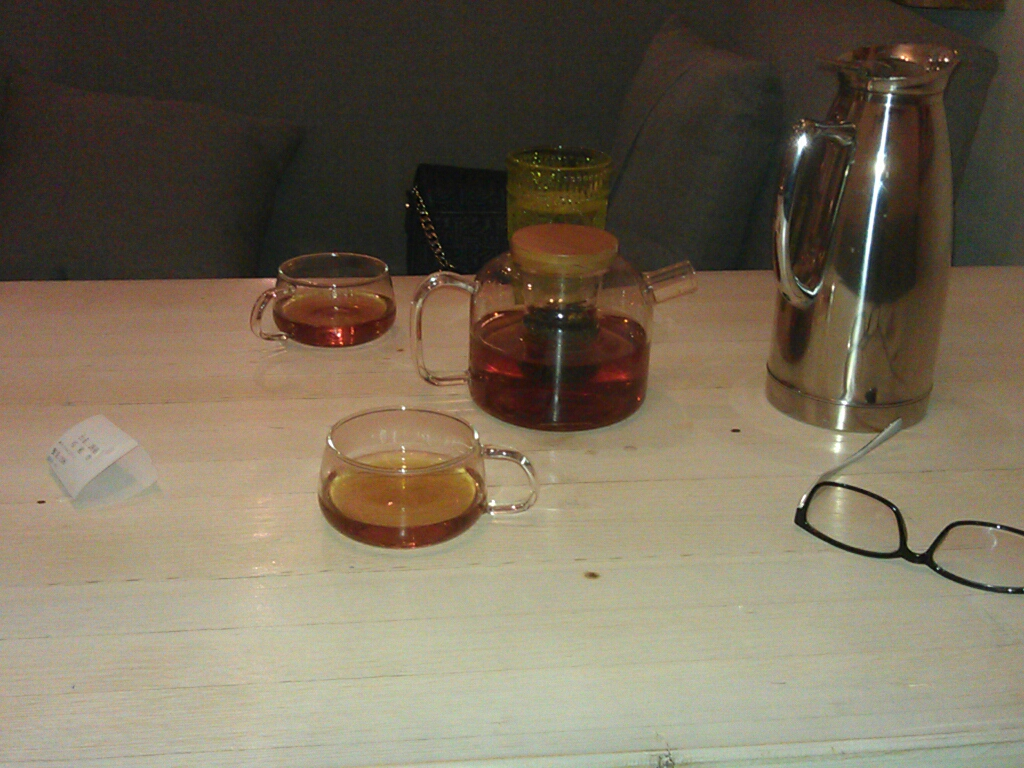
#> input picture basic/desk.jpg, 1024 x 768 px
$ python addlogo.py
#> lines starting #> are read from the running program, lines starting #| are printed output that depends on the picture; after the words box and inside, x2 and y2 are one past the last pixel; in counts of white or black regions, pixels touching at a corner belong together
import  cv2
import  numpy as np

dog = cv2.imread('./desk.jpg')
#> dog is the input picture: shape (768, 1024, 3); mean B, G, R 88.4, 107.6, 118.7

logo = np.zeros((200, 200, 3), np.uint8)
mask = np.zeros((200, 200), np.uint8)

logo[20:120,20:120] = [0,0,255]
logo[80:180,80:180] = [0,255,0]

mask[20:120,20:120] = 255
mask[80:180,80:180] = 255

m = cv2.bitwise_not(mask)

#选择dog添加logo的位置

roi = dog[0:200,0:200]
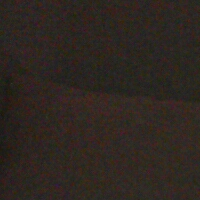
#> roi: shape (200, 200, 3); mean B, G, R 32.5, 38.1, 46.1

# 与m进行与操作
temp = cv2.bitwise_and(roi,roi,mask = m)
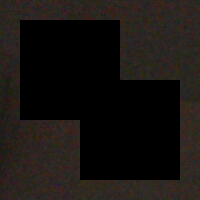
#> temp: shape (200, 200, 3); mean B, G, R 17.3, 20.4, 24.3

dst = cv2.add(temp,logo)
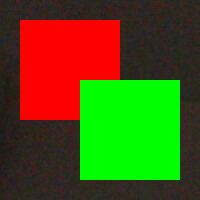
#> dst: shape (200, 200, 3); mean B, G, R 17.3, 84.1, 77.9

dog[0:200,0:200] = dst
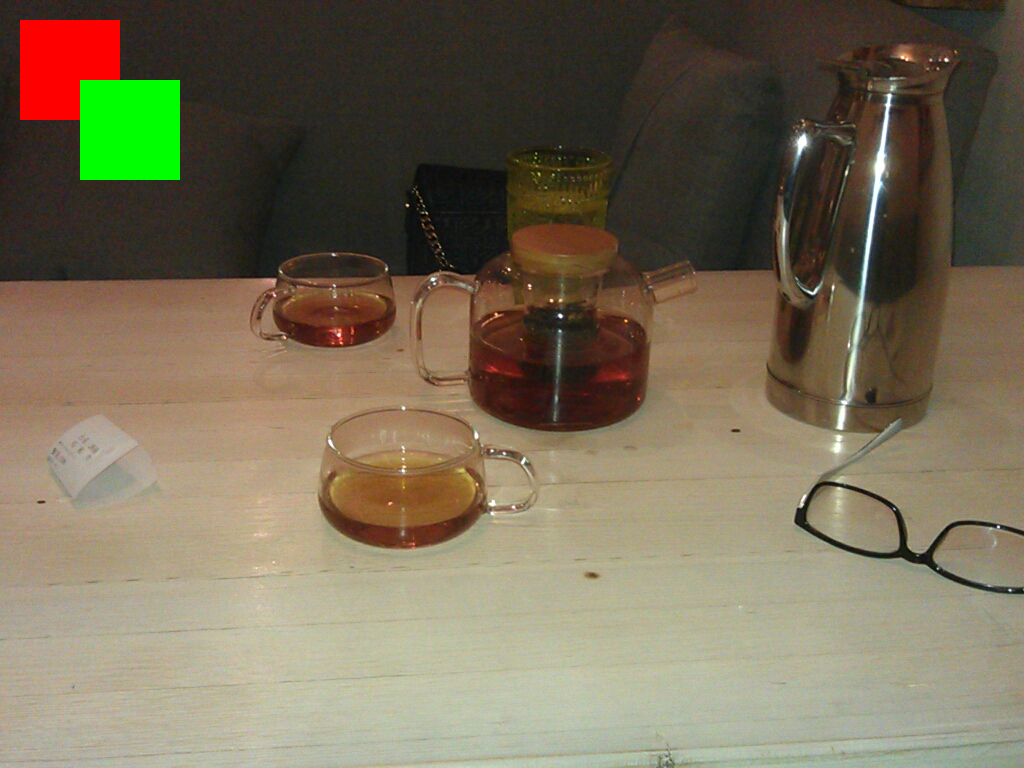
#> dog: shape (768, 1024, 3); 2.34% of pixels changed, all inside (x1, y1, x2, y2) = (20, 20, 180, 180)

cv2.imshow('dog',dog)
cv2.imshow('dst',dst)
cv2.imshow('temp',temp)
cv2.imshow('logo',logo)
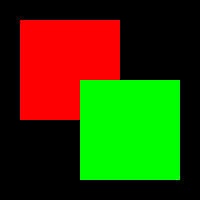
#> window 'logo': shape (200, 200, 3); mean B, G, R 0, 63.8, 53.5
cv2.imshow('mask',mask)
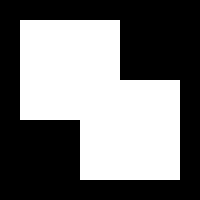
#> window 'mask': shape (200, 200); 46% white; 1 white region, box (x1, y1, x2, y2) and area: (20, 20, 180, 180) 18400
cv2.imshow('m',m)
cv2.waitKey(0)

$ run again, with basic/coffee.jpg copied over basic/desk.jpg
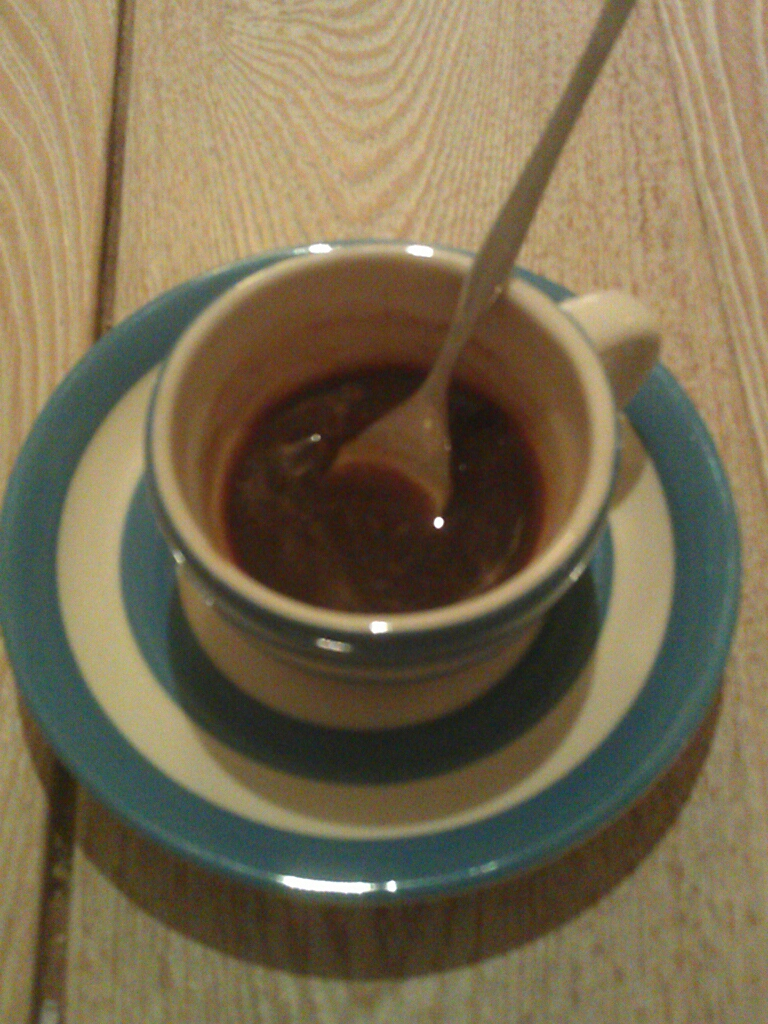
#> input picture basic/coffee.jpg, 768 x 1024 px
#> dog is the input picture: shape (1024, 768, 3); mean B, G, R 81.6, 108.6, 121.4
#> `dst = cv2.add(temp,logo)`:
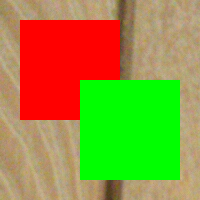
#> dst: shape (200, 200, 3); mean B, G, R 61.9, 146.5, 148.8
#> `dog[0:200,0:200] = dst`:
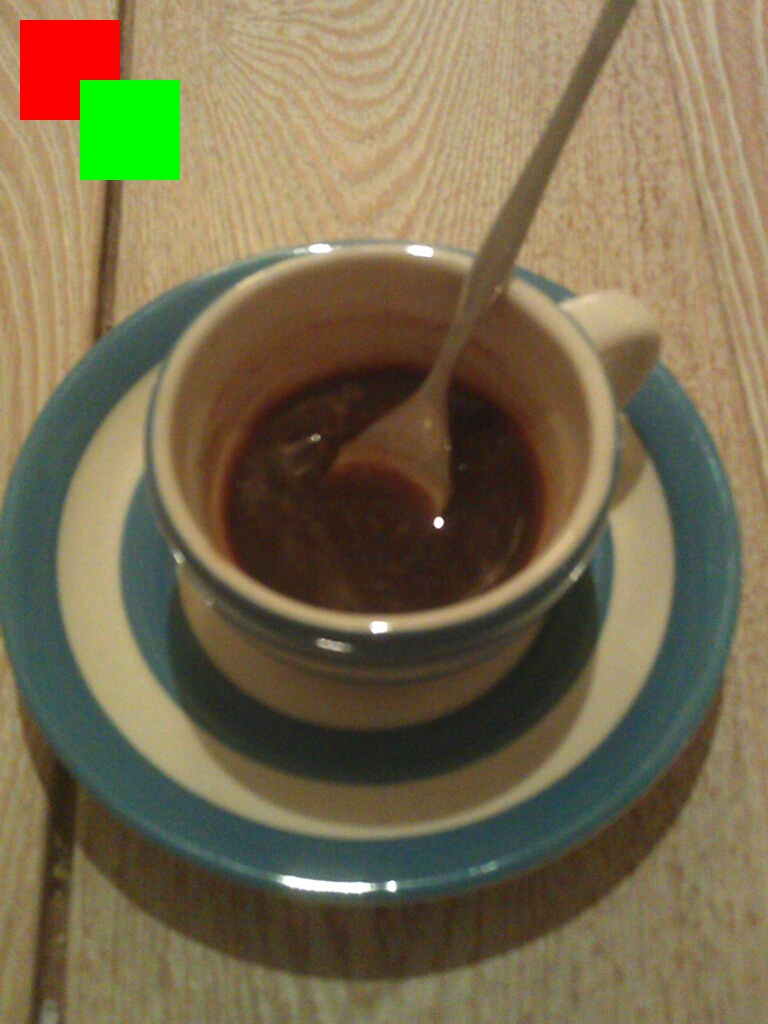
#> dog: shape (1024, 768, 3); 2.34% of pixels changed, all inside (x1, y1, x2, y2) = (20, 20, 180, 180)
